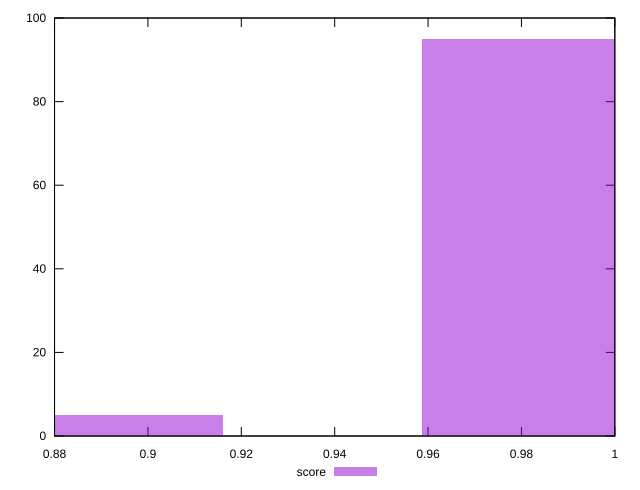

Write gnuplot code to recreate this figure.
reset

$score <<EOF
0.9800235259415184 95
0.8948040889031256 5
EOF

set key outside below
set boxwidth 0.042609718519196454
set xrange [0.88:1]
set yrange [0:100]
set trange [0:100]
set style fill transparent solid 0.5 noborder
set terminal svg size 640, 490 enhanced background rgb 'white'
set output "reports/report_00033_2021-03-01T14-23-16.841Z/legacy-javascript/samples/astro/score/histogram.svg"

plot $score title "score" with boxes

reset
